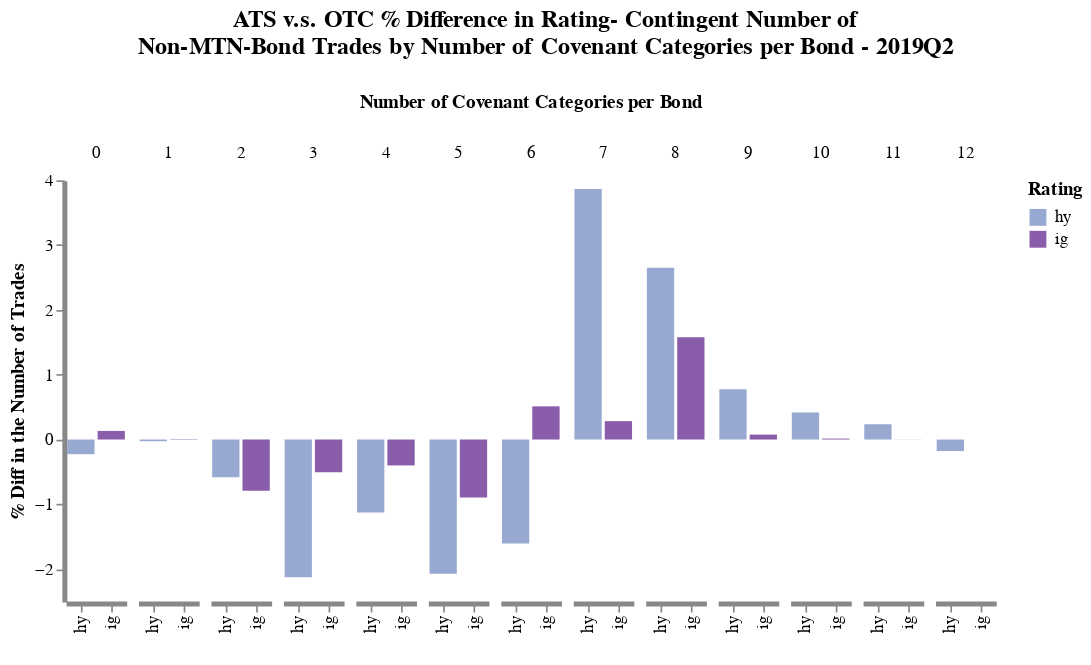

The cell this chart's notebook holds for it:
### Code cell
pl[12]

### Figure 1 — Vega-Lite specification as saved in the notebook (floating-point values rounded to 4 significant figures)
{"config": {"axis": {"domainWidth": 3}, "opacity": {"value": 0.7}, "view": {"stroke": "transparent"}}, "data": {"values": [{"diff": 0.1323, "perc_sbm_rt_total": 4.431, "perc_sbm_total": 3.221, "period": "2019Q2", "rt": "ig", "sbm": "otc", "sum_num_cov": 0, "value": 69228, "variable": "trades_by_num_cov"}, {"diff": -0.006, "perc_sbm_rt_total": 0.08904, "perc_sbm_total": 0.06472, "period": "2019Q2", "rt": "ig", "sbm": "otc", "sum_num_cov": 1, "value": 1391, "variable": "trades_by_num_cov"}, {"diff": -0.7912, "perc_sbm_rt_total": 5.39, "perc_sbm_total": 3.917, "period": "2019Q2", "rt": "ig", "sbm": "otc", "sum_num_cov": 2, "value": 84194, "variable": "trades_by_num_cov"}, {"diff": -0.5038, "perc_sbm_rt_total": 9.289, "perc_sbm_total": 6.751, "period": "2019Q2", "rt": "ig", "sbm": "otc", "sum_num_cov": 3, "value": 145104, "variable": "trades_by_num_cov"}, {"diff": -0.3998, "perc_sbm_rt_total": 8.127, "perc_sbm_total": 5.907, "period": "2019Q2", "rt": "ig", "sbm": "otc", "sum_num_cov": 4, "value": 126955, "variable": "trades_by_num_cov"}, {"diff": -0.8936, "perc_sbm_rt_total": 18.93, "perc_sbm_total": 13.76, "period": "2019Q2", "rt": "ig", "sbm": "otc", "sum_num_cov": 5, "value": 295728, "variable": "trades_by_num_cov"}, {"diff": 0.5124, "perc_sbm_rt_total": 18.29, "perc_sbm_total": 13.29, "period": "2019Q2", "rt": "ig", "sbm": "otc", "sum_num_cov": 6, "value": 285680, "variable": "trades_by_num_cov"}, {"diff": 0.2835, "perc_sbm_rt_total": 18.36, "perc_sbm_total": 13.35, "period": "2019Q2", "rt": "ig", "sbm": "otc", "sum_num_cov": 7, "value": 286851, "variable": "trades_by_num_cov"}, {"diff": 1.577, "perc_sbm_rt_total": 15.67, "perc_sbm_total": 11.39, "period": "2019Q2", "rt": "ig", "sbm": "otc", "sum_num_cov": 8, "value": 244796, "variable": "trades_by_num_cov"}, {"diff": 0.0759, "perc_sbm_rt_total": 1.183, "perc_sbm_total": 0.8597, "period": "2019Q2", "rt": "ig", "sbm": "otc", "sum_num_cov": 9, "value": 18478, "variable": "trades_by_num_cov"}, {"diff": 0.01452, "perc_sbm_rt_total": 0.2176, "perc_sbm_total": 0.1581, "period": "2019Q2", "rt": "ig", "sbm": "otc", "sum_num_cov": 10, "value": 3399, "variable": "trades_by_num_cov"}, {"diff": -0.001782, "perc_sbm_rt_total": 0.02432, "perc_sbm_total": 0.01768, "period": "2019Q2", "rt": "ig", "sbm": "otc", "sum_num_cov": 11, "value": 380, "variable": "trades_by_num_cov"}, {"diff": -0.2263, "perc_sbm_rt_total": 0.8075, "perc_sbm_total": 0.2206, "period": "2019Q2", "rt": "hy", "sbm": "otc", "sum_num_cov": 0, "value": 4741, "variable": "trades_by_num_cov"}, {"diff": -0.02609, "perc_sbm_rt_total": 0.05945, "perc_sbm_total": 0.01624, "period": "2019Q2", "rt": "hy", "sbm": "otc", "sum_num_cov": 1, "value": 349, "variable": "trades_by_num_cov"}, {"diff": -0.5823, "perc_sbm_rt_total": 2.304, "perc_sbm_total": 0.6293, "period": "2019Q2", "rt": "hy", "sbm": "otc", "sum_num_cov": 2, "value": 13526, "variable": "trades_by_num_cov"}, {"diff": -2.127, "perc_sbm_rt_total": 4.211, "perc_sbm_total": 1.15, "period": "2019Q2", "rt": "hy", "sbm": "otc", "sum_num_cov": 3, "value": 24720, "variable": "trades_by_num_cov"}, {"diff": -1.126, "perc_sbm_rt_total": 4.278, "perc_sbm_total": 1.169, "period": "2019Q2", "rt": "hy", "sbm": "otc", "sum_num_cov": 4, "value": 25118, "variable": "trades_by_num_cov"}, {"diff": -2.073, "perc_sbm_rt_total": 10.57, "perc_sbm_total": 2.888, "period": "2019Q2", "rt": "hy", "sbm": "otc", "sum_num_cov": 5, "value": 62067, "variable": "trades_by_num_cov"}, {"diff": -1.605, "perc_sbm_rt_total": 14.46, "perc_sbm_total": 3.951, "period": "2019Q2", "rt": "hy", "sbm": "otc", "sum_num_cov": 6, "value": 84913, "variable": "trades_by_num_cov"}, {"diff": 3.865, "perc_sbm_rt_total": 20.44, "perc_sbm_total": 5.583, "period": "2019Q2", "rt": "hy", "sbm": "otc", "sum_num_cov": 7, "value": 119995, "variable": "trades_by_num_cov"}, {"diff": 2.649, "perc_sbm_rt_total": 20.9, "perc_sbm_total": 5.71, "period": "2019Q2", "rt": "hy", "sbm": "otc", "sum_num_cov": 8, "value": 122716, "variable": "trades_by_num_cov"}, {"diff": 0.7756, "perc_sbm_rt_total": 7.266, "perc_sbm_total": 1.985, "period": "2019Q2", "rt": "hy", "sbm": "otc", "sum_num_cov": 9, "value": 42656, "variable": "trades_by_num_cov"}, {"diff": 0.418, "perc_sbm_rt_total": 11.31, "perc_sbm_total": 3.09, "period": "2019Q2", "rt": "hy", "sbm": "otc", "sum_num_cov": 10, "value": 66417, "variable": "trades_by_num_cov"}, {"diff": 0.2358, "perc_sbm_rt_total": 2.846, "perc_sbm_total": 0.7774, "period": "2019Q2", "rt": "hy", "sbm": "otc", "sum_num_cov": 11, "value": 16709, "variable": "trades_by_num_cov"}, {"diff": -0.1779, "perc_sbm_rt_total": 0.5398, "perc_sbm_total": 0.1474, "period": "2019Q2", "rt": "hy", "sbm": "otc", "sum_num_cov": 12, "value": 3169, "variable": "trades_by_num_cov"}]}, "encoding": {"color": {"field": "rt", "legend": {"title": "Rating"}, "scale": {"scheme": "bluepurple"}, "type": "nominal"}, "column": {"field": "sum_num_cov", "sort": "ascending", "title": "Number of Covenant Categories per Bond", "type": "ordinal"}, "x": {"axis": {"title": " "}, "field": "rt", "type": "nominal"}, "y": {"axis": {"grid": false, "stack": null, "title": "% Diff in the Number of Trades"}, "field": "diff", "type": "quantitative"}}, "height": 250, "mark": "bar", "spacing": 5, "title": {"align": "center", "anchor": "middle", "fontSize": 14, "offset": 20, "text": ["ATS v.s. OTC % Difference in Rating- Contingent Number of", "Non-MTN-Bond Trades by Number of Covenant Categories per Bond - 2019Q2"]}, "width": {"step": 18}}
